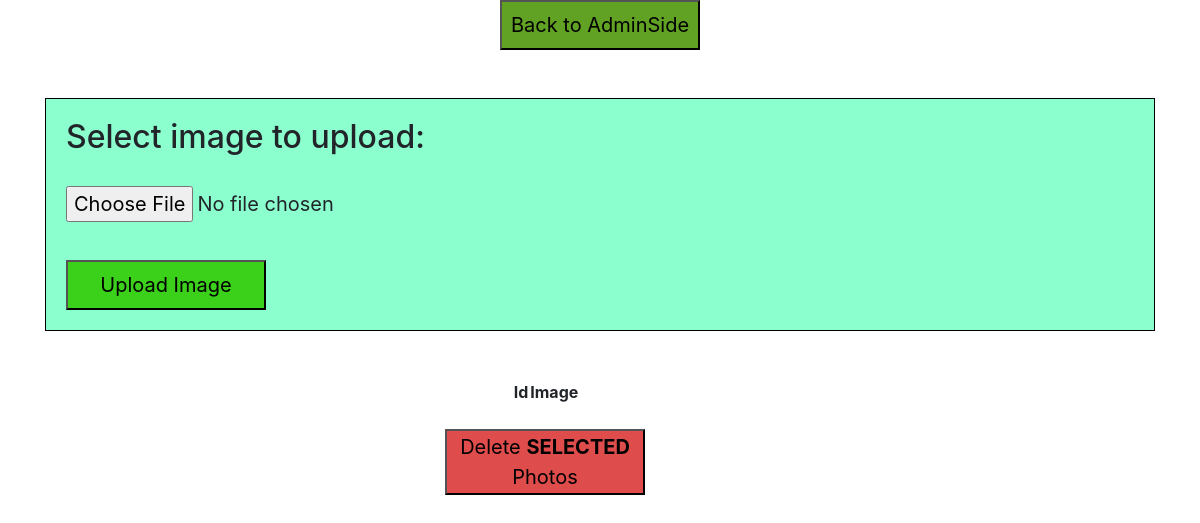
Page /php/edit_gallery.php on the earlier database version.
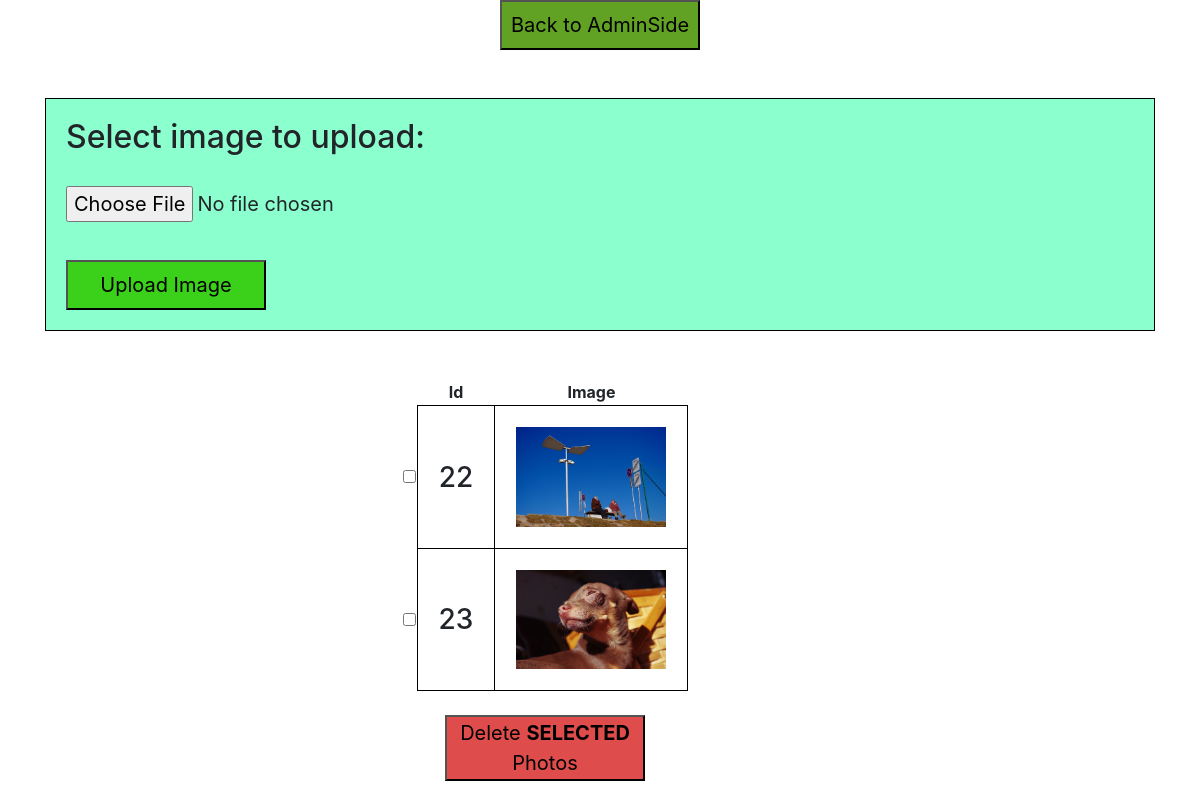
Same page on the later database version.
### tables this page shows
CREATE TABLE `images` (
  `id` int(11) NOT NULL,
  `image_path` varchar(255) NOT NULL,
  `thumb_path` varchar(255) NOT NULL
);

### php/database_functions.php (called while the page is built, shortened)
<?php
function getImagePaths ($connect) {
    $my_sql = "SELECT * FROM images";
    $result = mysqli_query($connect, $my_sql);
    return $result;
    }
 ?>

### php/edit_gallery.php (the view, shortened to what this page needs)
<!DOCTYPE html>
<html>
    <head>
        <link rel="stylesheet" href="../libs/bootstrap/css/bootstrap.min.css">
    </head>
    <body>
<?php
include_once ('database_functions.php');
?>
<div class="container">
  <div style="display: flex; justify-content: center">
  <input type="button" style="width: 200px; height: 50px; font-size: 20px; background-color: rgb(97, 161, 36)" onclick="location.href='admin.php';" value="Back to AdminSide" />
  </div>
  <br>
  <br>
  <div style="padding: 20px; border: 1px solid #000; background-color: rgba(1, 255, 147, 0.45)">
      <form action="upload_image.php" method="post" enctype="multipart/form-data">
            <h2>Select image to upload:</h2>
            <br>
            <input style="width: 300px; height: 50px; font-size: 20px;" type="file" name="fileToUpload" id="fileToUpload">
            <br>
            <br>
            <input style="width: 200px; height: 50px; font-size: 20px; background-color: #3bd01a" type="submit" value="Upload Image" name="submit">
    </form>
  </div>
    <br>
    <br>
    <div class="text-center" style="width: 1000px">
    <form action="edit_gallery.php" method="get">
        <table class="mx-auto" >
            <tr>
                <th class="text-center"></th>
                <th class="text-center">Id</th>
                <th class="text-center">Image</th>
            </tr>
            <?php
            $result = getImagePaths ($connection);
            while ($row = mysqli_fetch_array($result)){ ?>
            <tr>
                <td ><input type="checkbox" name="checkedPhotos[]" value="<?php echo $row['id'] ?>"></td>
                <td style="border: 1px solid #000"> <h3 style="margin:20px"><?php echo($row['id'])?></h3> </td>
                <td style="border: 1px solid #000"> <img style="width: 150px; margin: 20px;"src="<? echo($row['image_path']) ?>" alt=""></td>
            </tr>
            <?php } ?>
        </table>
        <br>
        <button style="width: 200px; font-size: 20px; background-color: rgb(223, 76, 76)" type="submit" name="deleteSelectedPhotos">Delete <b>SELECTED</b> Photos</button>
    </form>
</div>
  </div>
    </body>
</html>

Differences in the rows shown:
added images: id "22", image_path (picture)
added images: id "23", image_path (picture)
